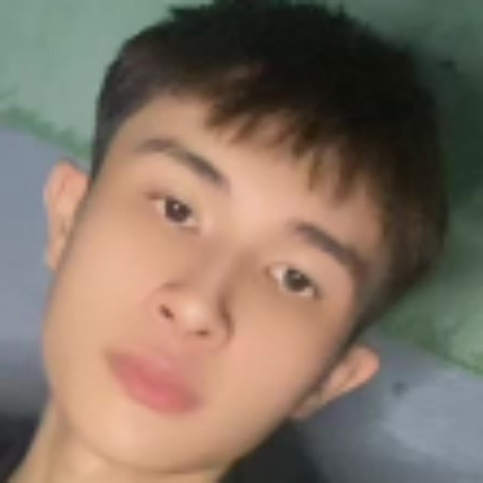
#> input picture week01/Anh/vinh.jpg, 483 x 483 px, shrunk from 1020 x 1020 before the run; its folder holds 6 pictures in this run
$ jupyter execute --allow-errors homework1.ipynb
#> lines starting #> are read from the running program, lines starting #| are printed output that depends on the picture; long printed decimals are rounded
[cell 1]
import numpy as np
import matplotlib.pyplot as plt
from PIL import Image
import pandas as pd #Ở đây dùng thêm pandas để tiện cho việc thêm dữ liệu đầu vào

Task 1

#> (a cell that did not finish here is left out)

Task 1.1

[cell 3]
X = []
#> (the rest of this cell did not finish here and is left out)

Ở đây các ảnh đã được đồng nhất về kích thước 1020 x 1020

Khi chạy chương trình, ảnh được mã hóa thành mảng 1 chiều kích thước 1020 x 1020 = 104040, tương ứng với việc lưu giá trị của 1040400 pixel của ảnh

Hàng của ma trận X đại diện cho thông tin đã được mã hóa của 1 ảnh (có 8 hàng tương ứng 8 ảnh)

Cột của ma trận X đại diện cho dữ liệu tại vị trí pixel đó (đã được duỗi phẳng đưa về mảng 1 chiều) (có 1040400 cột tương ứng 1040400 pixel)

Task 1.2

#> (a cell that did not finish here is left out)

Task 1.3

[cell 5]
def cosine_similarity(X, Y = None):
    if Y is None:
        return X
    X = X/np.linalg.norm(X, axis = 1, keepdims = True)
    Y = Y/np.linalg.norm(Y)
    return X @ Y.T

Task 1.4

[cell 6]
def search(query, top_k = 3):
    sims = cosine_similarity(X, query)
    idx = np.argsort(sims)[::-1][:top_k]
    return [("chupchungvoiae" + str(i + 1), round(float(sims[i]), 3)) for i in idx]

Task 1.4

[cell 7]
query = np.array(Image.open("Anh/vinh.jpg").convert("L"), dtype = float).reshape(-1)

#> (a cell that did not finish here is left out)

Task 1.5:
Nhận xét:
- Ảnh query với ảnh chupchungvoiae5 là giống nhau nhất, kết quả khớp với trực giác
- Ảnh query với ảnh chupchungvoiae2 là khác nhau nhất, kết quả khớp với trực giác

Task 2

Task 2.1

#> (a cell that did not finish here is left out)

[cell 10]
def quay(T, theta):
    R = np.array([[np.cos(theta), - np.sin(theta)],[np.sin(theta), np.cos(theta)]])
    return T @ R

[cell 11]
def cogian(T, k):
    if k == 0:
        return T
    S = np.array([[k, 0], [0, k]])
    return T @ S

[cell 12]
def ve(T):
    plt.scatter(T[:, 0], T[:, 1])
    plt.axhline(y = 0)
    plt.axvline(x = 0)
    plt.xlabel("x")
    plt.ylabel("y")
    plt.grid(True)
    plt.axis("equal")
    plt.show()

[cell 13]
print("Trước khi thực hiện các phép biến đổi:")
#> (the rest of this cell did not finish here and is left out)

Task 1.2 + 1.3 + 1.4

[cell 14]
def reconstruct(X, k):
    U, S, Vt = np.linalg.svd(X, full_matrices=False)
    m, n = X.shape
    error = np.linalg.norm(S[k:]) /np.linalg.norm(S)
    tilenen = (m * n)/(k*(m + n + 1))
    nangluongtichluy = np.sum(S[:k]**2)/np.sum(S**2)
    return ( U[:, :k] * S[:k] ) @ Vt[:k, :], tilenen, error, nangluongtichluy

[cell 15]
def vedothi(K, L):
    plt.scatter(K, L)
    plt.axhline(y = 0)
    plt.axvline(x = 0)
    plt.xlabel("k")
    plt.ylabel("Giá trị")
    plt.grid(True)
    plt.show()

[cell 16]
A = np.array(Image.open("Anh/anhlon.jpg").convert("L"), dtype=float)
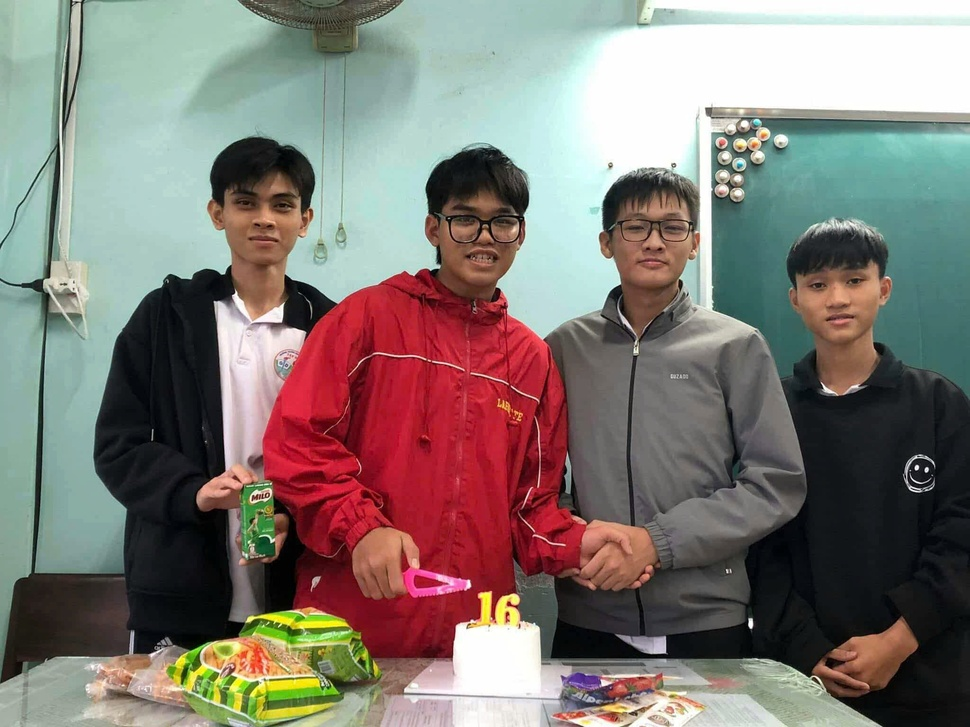
#> input picture week01/Anh/anhlon.jpg, 970 x 727 px, shrunk from 2048 x 1536 before the run
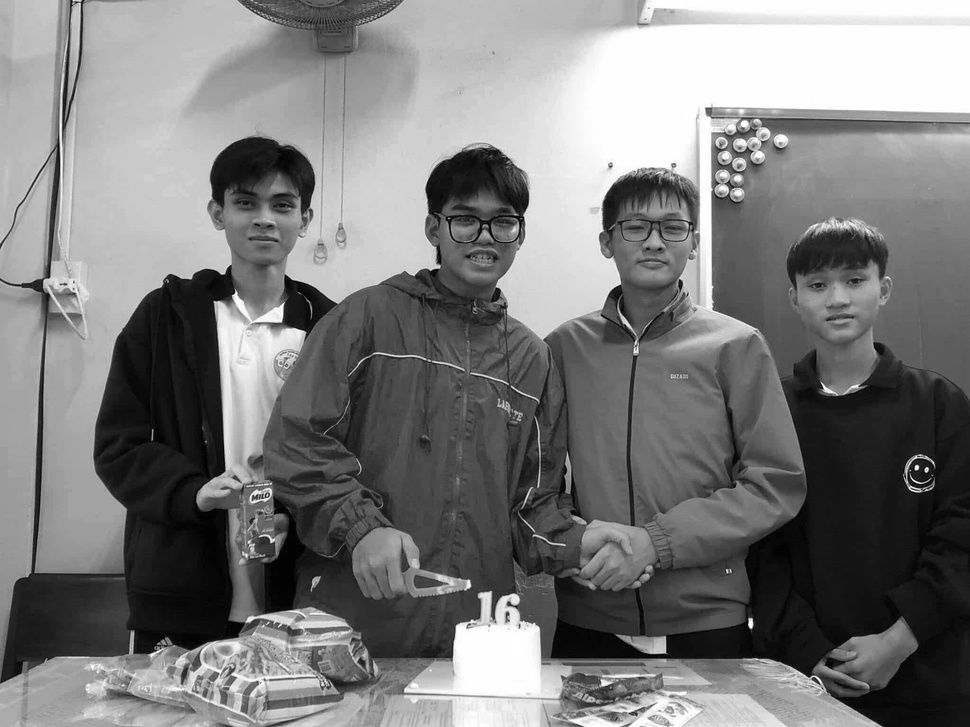
#> A: shape (727, 970) float64; min 0, max 255, mean 123.3
Image.fromarray(A).show()
list_K = [5, 20, 50]
tilenen = []
saiso = []
nangluongtichluy = []
for k in list_K:
    a, tile, sai, nangluong = reconstruct(A, k)
    tilenen.append(tile)
    saiso.append(sai)
    nangluongtichluy.append(nangluong)
    Image.fromarray(a).show()
#> this loop made 3 passes
#> (error in reconstruct, nangluongtichluy in reconstruct, tile, sai, nangluong) on passes 1 to 3: (0.217, 0.953, 83.06, 0.217, 0.953), (0.121, 0.985, 20.77, 0.121, 0.985), (0.0775, 0.994, 8.31, 0.0775, 0.994)
#> pass 1, in reconstruct, `U, S, Vt = np.linalg.svd(X, full_matrices=False)`:
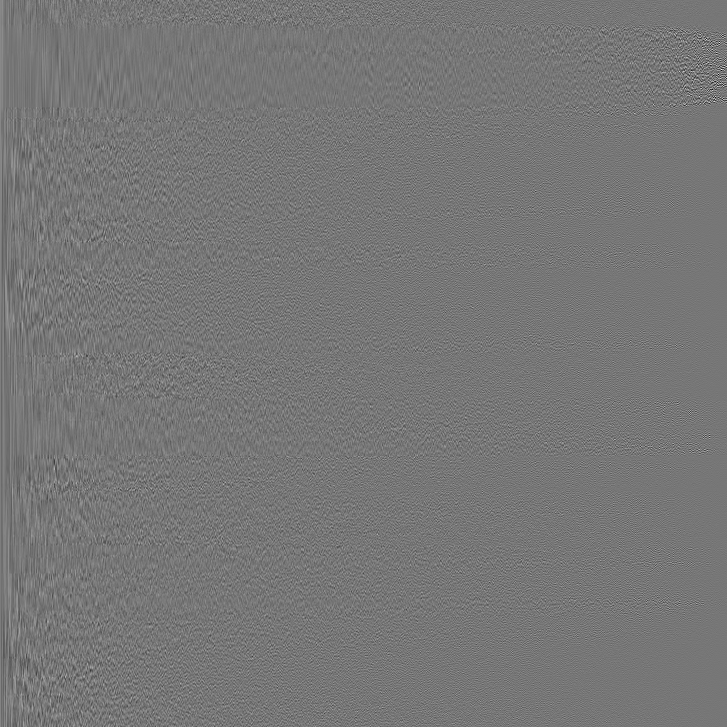
#> U: shape (727, 727) float64; min -0.387, max 0.442, mean 3.63e-05; drawn with min black and max white
#> pass 1, in reconstruct, `U, S, Vt = np.linalg.svd(X, full_matrices=False)`:
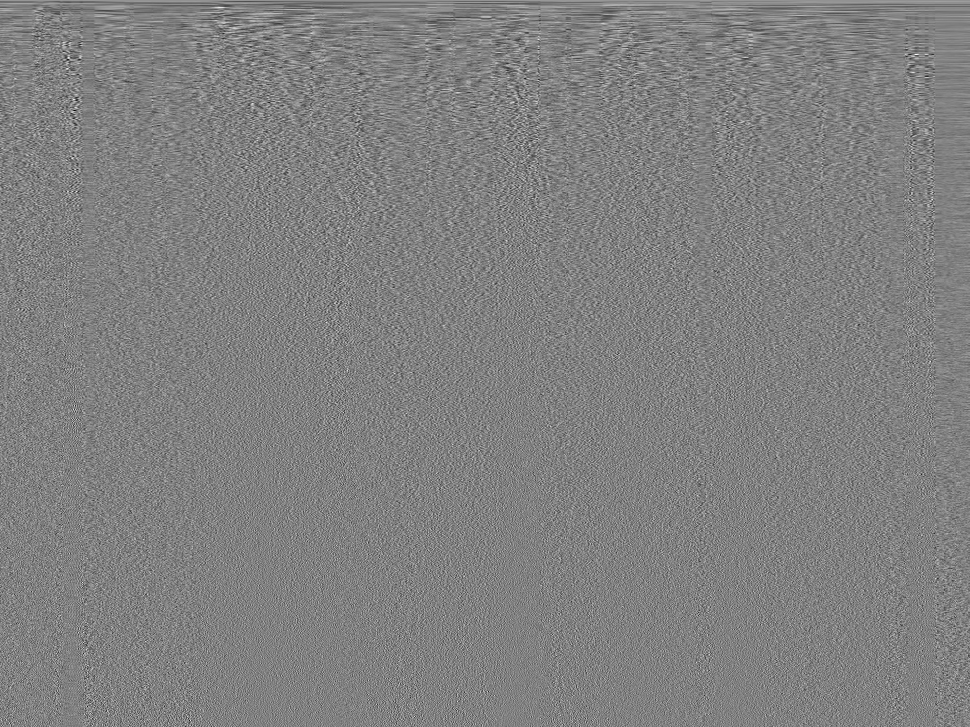
#> Vt: shape (727, 970) float64; min -0.212, max 0.208, mean 3.45e-05; drawn with min black and max white
#> pass 1, `a, tile, sai, nangluong = reconstruct(A, k)`:
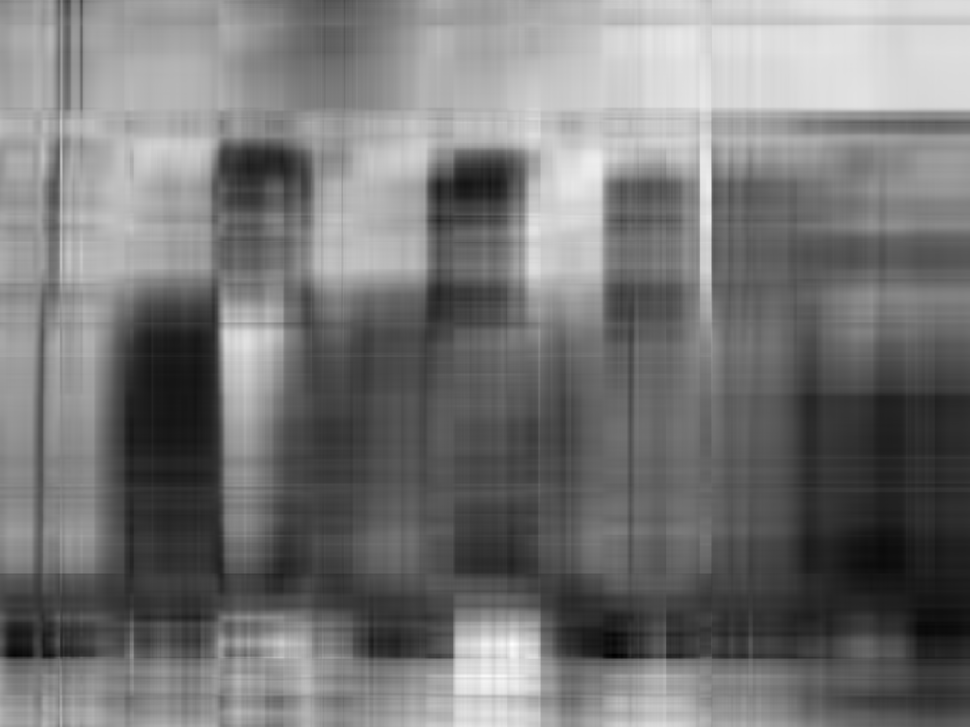
#> a: shape (727, 970) float64; min -28.03, max 297.8, mean 123.3; drawn with min black and max white
#> after the loop:
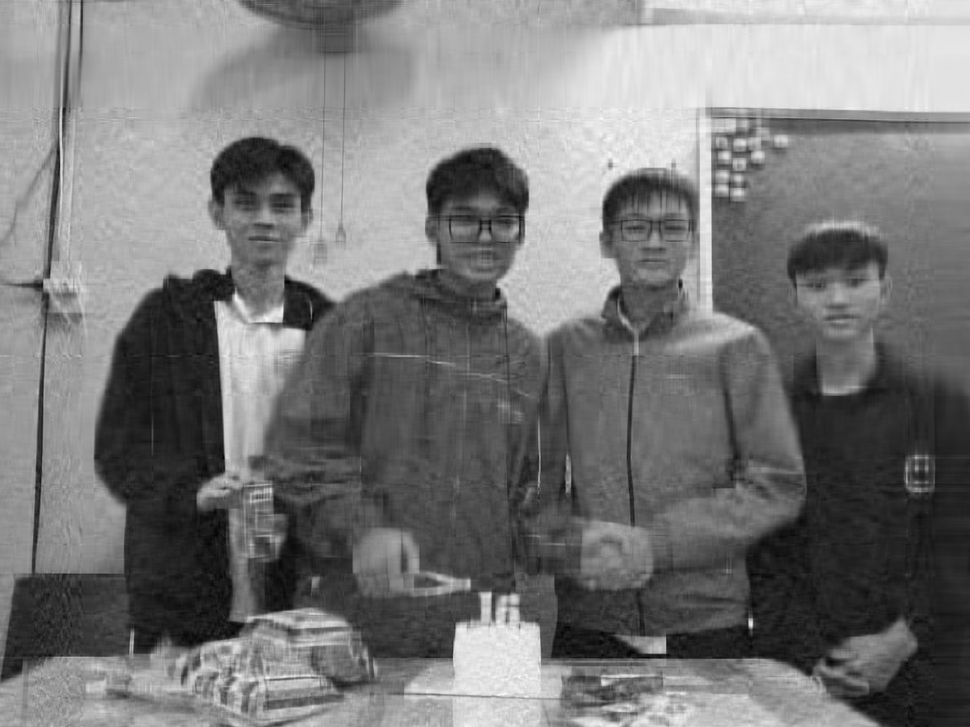
#> a: shape (727, 970) float64; min -23.82, max 288.1, mean 123.3; drawn with min black and max white
#> after the loop, nangluongtichluy = [0.953, 0.985, 0.994]; saiso = [0.217, 0.121, 0.0775]; tilenen = [83.06, 20.77, 8.31]
print("Các giá trị k:")
print(list_K)
print("Các giá trị tỉ lệ nén tương ứng:")
print(tilenen)
#| [83.061, 20.765, 8.306]
print("Các giá trị sai số tương ứng:")
print(saiso)
#| [0.2165, 0.121, 0.07747]
print("Các giá trị năng lượng tích lũy tương ứng:")
print(nangluongtichluy)
#| [0.9531, 0.9854, 0.994]
print("Đồ thị sai số:")
vedothi(list_K, saiso)
#> in vedothi, `plt.show()`:
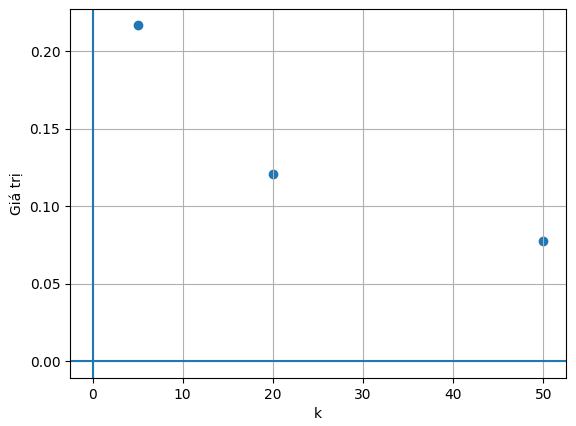
#> figure drawn by matplotlib, 1 panel
print("Đồ thị năng lượng tích lũy:")
vedothi(list_K, nangluongtichluy)
#> in vedothi (call 2), `plt.show()`:
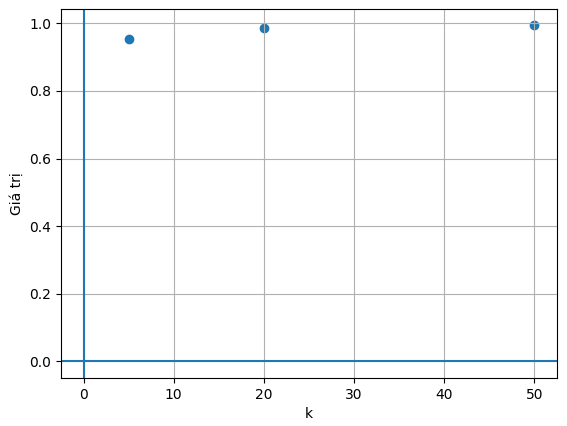
#> figure drawn by matplotlib, 1 panel
